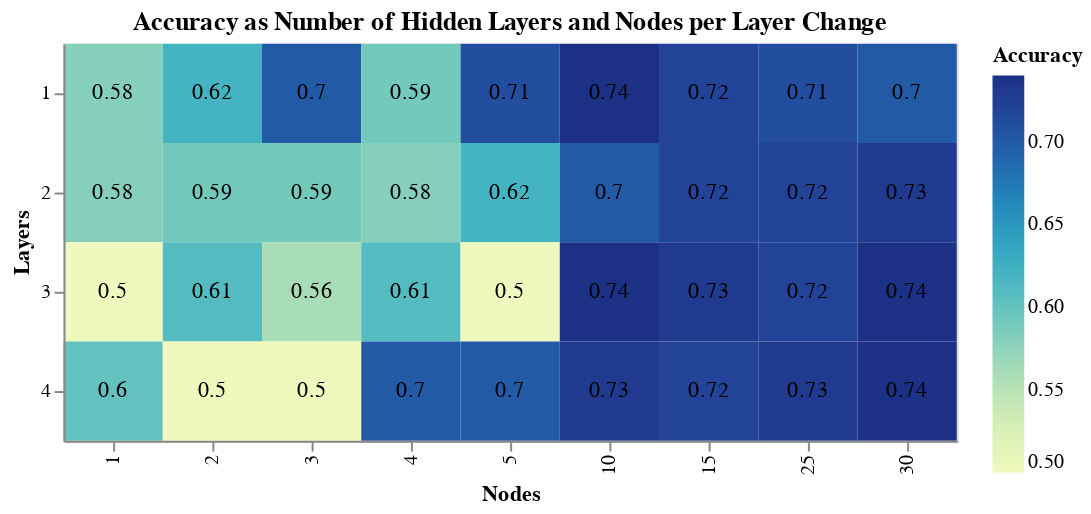

The code cell stored with this chart in its notebook:
### Markdown cell above
**(c)** Manual Hyperparameter Tuning II

### Code cell
%%capture --no-display

# Set layer hyperparameters
nodes_per_layer = [1, 2, 3, 4, 5, 10, 15, 25, 30]
layers = [1, 2, 3, 4]

# Loop over layer hyperparameters and calculate accuracy
scores = pd.DataFrame(
    index=pd.MultiIndex.from_product(
        [layers, nodes_per_layer], names=["Layers", "Nodes"]
    ),
    columns=["Accuracy"],
)
for layer in layers:
    for nodes in nodes_per_layer:

        model = MLPClassifier(
            hidden_layer_sizes=tuple([nodes] * layer),
            solver=default_solver,
            alpha=default_alpha,
            batch_size=default_batch_size,
            learning_rate_init=default_lr,
            max_iter=default_max_iter,
            n_iter_no_change=default_n_iter_no_change,
        )

        model.fit(X_train, y_train)

        scores.loc[(layer, nodes), "Accuracy"] = round(model.score(X_val, y_val), 2)

# Plotting the accuracy as the number of layers and nodes per layer changes in a heatmap
heatmap = (
    alt.Chart(
        scores.reset_index(),
        title="Accuracy as Number of Hidden Layers and Nodes per Layer Change",
    )
    .mark_rect()
    .encode(
        x=alt.X("Nodes:O", scale=alt.Scale(paddingInner=0)),
        y=alt.Y("Layers:O", scale=alt.Scale(paddingInner=0)),
        color="Accuracy:Q",
    )
    .properties(width=450, height=200)
)

# Add text to the heatmap
text = heatmap.mark_text(baseline="middle").encode(
    text="Accuracy:Q", color=alt.value("black")
)

heatmap + text

### Figure 1 — Vega-Lite specification as saved in the notebook (floating-point values rounded to 4 significant figures)
{"config": {"view": {"continuousWidth": 400, "continuousHeight": 300}}, "layer": [{"mark": "rect", "encoding": {"color": {"field": "Accuracy", "type": "quantitative"}, "x": {"field": "Nodes", "scale": {"paddingInner": 0}, "type": "ordinal"}, "y": {"field": "Layers", "scale": {"paddingInner": 0}, "type": "ordinal"}}, "height": 200, "title": "Accuracy as Number of Hidden Layers and Nodes per Layer Change", "width": 450}, {"mark": {"type": "text", "baseline": "middle"}, "encoding": {"color": {"value": "black"}, "text": {"field": "Accuracy", "type": "quantitative"}, "x": {"field": "Nodes", "scale": {"paddingInner": 0}, "type": "ordinal"}, "y": {"field": "Layers", "scale": {"paddingInner": 0}, "type": "ordinal"}}, "height": 200, "title": "Accuracy as Number of Hidden Layers and Nodes per Layer Change", "width": 450}], "data": {"name": "data-389f422dd3f3ea2105397518ca968879"}, "$schema": "https://vega.github.io/schema/vega-lite/v4.17.0.json", "datasets": {"data-389f422dd3f3ea2105397518ca968879": [{"Layers": 1, "Nodes": 1, "Accuracy": 0.58}, {"Layers": 1, "Nodes": 2, "Accuracy": 0.62}, {"Layers": 1, "Nodes": 3, "Accuracy": 0.7}, {"Layers": 1, "Nodes": 4, "Accuracy": 0.59}, {"Layers": 1, "Nodes": 5, "Accuracy": 0.71}, {"Layers": 1, "Nodes": 10, "Accuracy": 0.74}, {"Layers": 1, "Nodes": 15, "Accuracy": 0.72}, {"Layers": 1, "Nodes": 25, "Accuracy": 0.71}, {"Layers": 1, "Nodes": 30, "Accuracy": 0.7}, {"Layers": 2, "Nodes": 1, "Accuracy": 0.58}, {"Layers": 2, "Nodes": 2, "Accuracy": 0.59}, {"Layers": 2, "Nodes": 3, "Accuracy": 0.59}, {"Layers": 2, "Nodes": 4, "Accuracy": 0.58}, {"Layers": 2, "Nodes": 5, "Accuracy": 0.62}, {"Layers": 2, "Nodes": 10, "Accuracy": 0.7}, {"Layers": 2, "Nodes": 15, "Accuracy": 0.72}, {"Layers": 2, "Nodes": 25, "Accuracy": 0.72}, {"Layers": 2, "Nodes": 30, "Accuracy": 0.73}, {"Layers": 3, "Nodes": 1, "Accuracy": 0.5}, {"Layers": 3, "Nodes": 2, "Accuracy": 0.61}, {"Layers": 3, "Nodes": 3, "Accuracy": 0.56}, {"Layers": 3, "Nodes": 4, "Accuracy": 0.61}, {"Layers": 3, "Nodes": 5, "Accuracy": 0.5}, {"Layers": 3, "Nodes": 10, "Accuracy": 0.74}, {"Layers": 3, "Nodes": 15, "Accuracy": 0.73}, {"Layers": 3, "Nodes": 25, "Accuracy": 0.72}, {"Layers": 3, "Nodes": 30, "Accuracy": 0.74}, {"Layers": 4, "Nodes": 1, "Accuracy": 0.6}, {"Layers": 4, "Nodes": 2, "Accuracy": 0.5}, {"Layers": 4, "Nodes": 3, "Accuracy": 0.5}, {"Layers": 4, "Nodes": 4, "Accuracy": 0.7}, {"Layers": 4, "Nodes": 5, "Accuracy": 0.7}, {"Layers": 4, "Nodes": 10, "Accuracy": 0.73}, {"Layers": 4, "Nodes": 15, "Accuracy": 0.72}, {"Layers": 4, "Nodes": 25, "Accuracy": 0.73}, {"Layers": 4, "Nodes": 30, "Accuracy": 0.74}]}}
